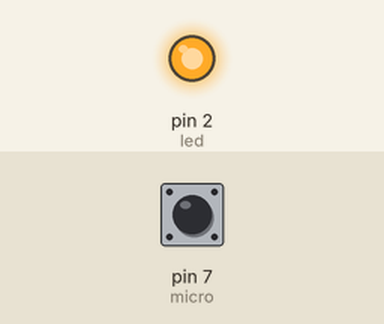
The sketch below on a simulated Arduino Uno, built with avr-gcc and run on an emulated ATmega328P. Parts: output pins drawn as LEDs (lit = HIGH). The test bench sets the inputs (shaded band); at power-on: pin 7 (micro) LOW.

Above: at 1.2 s.
1.3 s: pin 7 (micro) pulsed HIGH 2 times (0.12 s each, 0.3 s apart)
At 2.5 s:
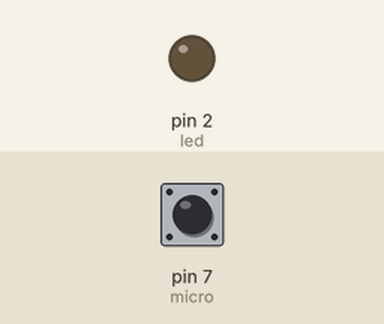
Timing chart, 0 to 4.3 s (numbered marks = the images above; inputs shaded):
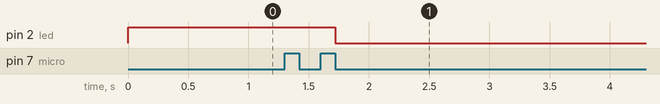

Measured:
- after the input at 1.3 s, pin 2 (led): HIGH → LOW after 0.42 s

The sketch:

codigo.ino
```cpp
#define led 2 //Define led como sendo o pino 2
#define micro 7 //Define entrada sensor LM393 como sendo o pino 3

bool valor=false; //Variavel para leitura do microfone

// Variaveis para ajudar na captação do bater de palmas
bool estagio1=false;
bool estagio2=false;
bool estagio3=false;

// Variaveis para fazer a função do tempo limite da onda em alta e baixa
int a;
int b;

void setup() {
  pinMode(led, OUTPUT); //Configura LED como saída
  pinMode(micro, INPUT); //Configura o microfone como entrada

  digitalWrite(led, HIGH); //Começa com o LED apagado
}

void loop() {
  valor = digitalRead(micro);//Le o pino digital

  // Teste do primeiro bater de palmas
  if(valor==true && estagio1 == false){ //Primeiro testa se o pino esta em alta
    estagio1=true; //Ativa uma variavel auxiliar
    a=0; //Volta o temporizador para 0
  }

  // Agora testa se o pino que estava em alta abaixou
  if(valor==false && estagio1 == true && estagio2==false){
    estagio2=true; //Ativa a segunda variavel auxiliar
    a=0;
  }

  // Testa se o tempo em alta da primeira onda ultrapassou 200ms
  if(estagio1==true && estagio2==false){
    // Essa parte adiciona + 1 à variavel 'a' enquanto a onda esta em nivel alto; se a onda continuar em nivel alto por 200ms, o programa volta pro inicio
    delay(1);
    a++;
    if(a>200){
      estagio1=false; //Manda o programa voltar pra etapa 0
    }
  }

  // Testa se o tempo em alta da primeira onda ultrapassou 700ms
  if(estagio2==true){
    // Essa parte adiciona + 1 a variavel 'a' enquanto a onda esta em nivel baixo (etapa 2 true e etapa 3 false); se a onda continuar em nivel baixo por 200ms, o programa volta pro inciio
    if(estagio3 == false){
      delay(1);
      a++;
      if(a>700){
        estagio1=false; //Manda o programa voltar pra etapa 0
        estagio2=false;
      }
    }

    // Se a variavel 'a' chegar no minimo a 70ms (tempo em baixa) o programa pode começar a verificação da segunda onda
    // Esse tempo de 70us serve para o programa nao confundir vibrações que ocorrem em intervalos de tempo muito pequenos
    if(a>70){
      //Teste do segundo bater de palmas
      if(valor==true && estagio2 == true && estagio3 == false){ //Testa se o pino foi pra alta (observe que o estagio2== true é redundante, mas vou manter para facilitar o entendimento)
        estagio3=true; //Ativa a terceira variavel auxiliar
        b=0;//Volta o temporizador b para 0
      }

      // Agora testa se o pino que estava em alta abaixou (neste caso testa se ocorreu o bater de palmas duas vezes
      if(valor==false && estagio3 == true){
        digitalWrite(led, !digitalRead(led));//Inverte o sinal do LED
        estagio1=false; //Volta o programa voltar pra etapa 0
        estagio2=false;
        estagio3=false;
        delay(1000); //Cria um delay ate a proxima amostragem para nao misturar os dados
      }

      // Testa se o tempo em alta da segunda onda ultrapassou 200ms
      if(estagio3==true){
        // Esta parte adiciona + 1 a variavel 'b' enquanto a onda (segunda) esta em nivel alto; se a onda continuar em nivel alto por 200ms, o programa volta pro inicio
        delay(1);
        b++;
        if(b>200){
          estagio1=false; // Se sim, manda o programa voltar pra etapa 0
          estagio2=false;
          estagio3=false;
        }
      }
    }
  }

  delayMicroseconds(1/44100*1000000);//Delay de 44Khz (frequencia comum para gravação de audio)
}
```
